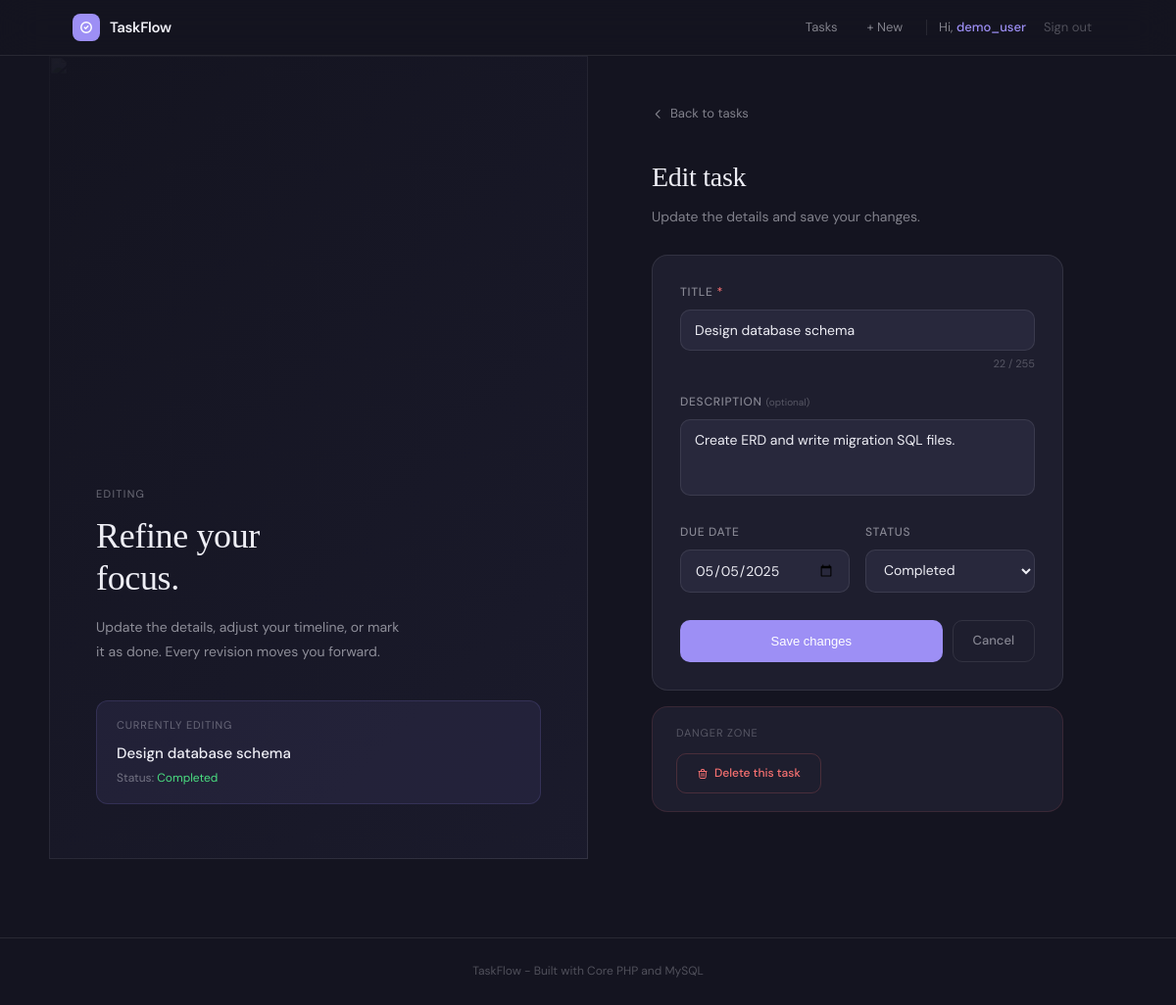
The app's page /tasks/edit?id=2 (signed in) with its own data.
### tables this page shows
CREATE TABLE tasks (
    id INT AUTO_INCREMENT PRIMARY KEY,
    user_id INT NOT NULL,                             
    title VARCHAR(255) NOT NULL,
    description TEXT,
    due_date DATE,
    status ENUM('pending', 'completed') DEFAULT 'pending',
    created_at TIMESTAMP DEFAULT CURRENT_TIMESTAMP,
    FOREIGN KEY (user_id) REFERENCES users(id) ON DELETE CASCADE
);

### controllers/TaskController.php (called while the page is built, shortened)
<?php
require_once __DIR__ . '/../models/Task.php';
require_once __DIR__ . '/../config/db.php';
class TaskController {
    private Task $taskModel;
    public function __construct() {
        $this->taskModel = new Task();
    }
    public function edit(): void {
        $id     = (int) ($_GET['id'] ?? 0);
        $userId = (int) $_SESSION['user_id'];
        $task = $this->taskModel->getById($id, $userId);
        [$success, $error] = $this->consumeFlash();
        $this->renderView('tasks/edit', [
            'task'      => $task,
            'errors'    => [],
            'success'   => $success,
            'error'     => $error,
            'pageTitle' => 'Edit Task',
        ]);
    }
    private function consumeFlash(): array {
        $success = $error = null;
        if (!empty($_SESSION['flash'])) {
            $flash = $_SESSION['flash'];
            if ($flash['type'] === 'success') $success = $flash['message'];
            else                              $error   = $flash['message'];
        }
        return [$success, $error];
    }
    private function renderView(string $view, array $data = []): void {
        extract($data);
        require __DIR__ . '/../views/' . $view . '.php';
        require __DIR__ . '/../views/layouts/main.php';
    }
}

### config/db.php (called while the page is built, shortened)
<?php
function getDB(): PDO {
    static $pdo = null;
    if ($pdo === null) {
        $dsn = "mysql:host=" . DB_HOST . ";dbname=" . DB_NAME . ";charset=" . DB_CHARSET;
        $options = [
            PDO::ATTR_ERRMODE            => PDO::ERRMODE_EXCEPTION,
            PDO::ATTR_DEFAULT_FETCH_MODE => PDO::FETCH_ASSOC,
            PDO::ATTR_EMULATE_PREPARES   => false,
        ];
        try {
            $pdo = new PDO($dsn, DB_USER, DB_PASS, $options);
        } catch (PDOException $e) {
            error_log('[DB ERROR] ' . $e->getMessage());
            die('Database connection failed. Please check config/db.php');
        }
    }
    return $pdo;
}

### models/Task.php (called while the page is built, shortened)
<?php
require_once __DIR__ . '/../config/db.php';
class Task {
    private PDO $db;
    public function __construct() {
        $this->db = getDB();
    }
    public function getById(int $id, int $userId): array|false {
        $stmt = $this->db->prepare('SELECT * FROM tasks WHERE id = :id AND user_id = :user_id LIMIT 1');
        $stmt->execute([':id' => $id, ':user_id' => $userId]);
        return $stmt->fetch();
    }
}

### views/tasks/edit.php (the view, shortened to what this page needs)
<div style="display:grid;grid-template-columns:1fr 1fr;min-height:calc(100vh - 56px);margin:-40px -24px;gap:0">
    <div style="position:relative;overflow:hidden;display:none" id="edit-panel">
        <img src="https://images.unsplash.com/photo-1455390582262-044cdead277a?auto=format&fit=crop&w=900&q=85"
             alt="" style="position:absolute;inset:0;width:100%;height:100%;object-fit:cover;opacity:.4">
        <div style="position:absolute;inset:0;background:linear-gradient(135deg,rgba(20,20,32,.92) 0%,rgba(30,30,50,.65) 100%)"></div>
        <div style="position:absolute;inset:0;display:flex;flex-direction:column;justify-content:flex-end;padding:56px 48px">
            <p style="font-size:11px;letter-spacing:.12em;text-transform:uppercase;color:rgba(238,238,245,.4);margin-bottom:12px">Editing</p>
            <h2 style="font-size:36px;font-weight:400;line-height:1.2;color:#EEEEF5">Refine your<br>focus.</h2>
            <p style="margin-top:16px;font-size:14px;color:rgba(238,238,245,.55);line-height:1.8;max-width:320px">Update the details, adjust your timeline, or mark it as done. Every revision moves you forward.</p>
            <div style="margin-top:36px;background:rgba(157,143,245,.08);border:1px solid rgba(157,143,245,.15);border-radius:12px;padding:16px 20px">
                <p style="font-size:11px;letter-spacing:.08em;text-transform:uppercase;color:rgba(238,238,245,.35);margin-bottom:8px">Currently editing</p>
                <p style="font-size:15px;font-weight:500;color:#EEEEF5;white-space:nowrap;overflow:hidden;text-overflow:ellipsis">
                    <?= htmlspecialchars($task['title'], ENT_QUOTES, 'UTF-8') ?>
                </p>
                <p style="font-size:12px;margin-top:4px;color:rgba(238,238,245,.4)">
                    Status: <span style="color:<?= $task['status']==='completed' ? 'var(--success)' : 'var(--warning)' ?>"><?= ucfirst($task['status']) ?></span>
                </p>
            </div>
        </div>
    </div>
    <div style="display:flex;align-items:center;justify-content:center;padding:48px 40px;overflow-y:auto">
        <div class="fade-up" style="width:100%;max-width:420px">
            <a href="/tasks" style="display:inline-flex;align-items:center;gap:6px;font-size:13px;color:var(--muted);text-decoration:none;margin-bottom:32px;transition:color .2s"
               onmouseover="this.style.color='var(--accent)'" onmouseout="this.style.color='var(--muted)'">
                <svg width="13" height="13" fill="none" viewBox="0 0 24 24" stroke="currentColor" stroke-width="2">
                    <path stroke-linecap="round" stroke-linejoin="round" d="M15 19l-7-7 7-7"/>
                </svg>
                Back to tasks
            </a>
            <div style="margin-bottom:28px">
                <h1 style="font-size:28px;color:var(--text)">Edit task</h1>
                <p style="font-size:14px;color:var(--muted);margin-top:6px">Update the details and save your changes.</p>
            </div>
            <div class="card" style="padding:28px;margin-bottom:16px">
                <form method="POST" action="/tasks/update" novalidate>
                    <div style="margin-bottom:20px">
                        <label style="display:block;font-size:12px;font-weight:500;letter-spacing:.06em;text-transform:uppercase;color:var(--muted);margin-bottom:8px" for="edit-title">
                            Title <span style="color:var(--danger)">*</span>
                        </label>
                        <input class="field" id="edit-title" type="text" name="title" required maxlength="255"
                               value="<?= htmlspecialchars($task['title'], ENT_QUOTES, 'UTF-8') ?>"
                               placeholder="What needs to be done?">
                        <p style="font-size:11px;color:var(--dim);text-align:right;margin-top:5px" id="edit-count">0 / 255</p>
                    </div>
                    <div style="margin-bottom:20px">
                        <label style="display:block;font-size:12px;font-weight:500;letter-spacing:.06em;text-transform:uppercase;color:var(--muted);margin-bottom:8px" for="edit-desc">
                            Description <span style="font-size:10px;font-weight:400;text-transform:none;letter-spacing:0;color:var(--dim)">(optional)</span>
                        </label>
                        <textarea class="field" id="edit-desc" name="description" rows="3"
                                  placeholder="Add notes or context..."><?= htmlspecialchars($task['description'] ?? '', ENT_QUOTES, 'UTF-8') ?></textarea>
                    </div>
                    <div style="display:grid;grid-template-columns:1fr 1fr;gap:16px;margin-bottom:28px">
                        <div>
                            <label style="display:block;font-size:12px;font-weight:500;letter-spacing:.06em;text-transform:uppercase;color:var(--muted);margin-bottom:8px" for="edit-due">
                                Due Date
                            </label>
                            <input class="field" id="edit-due" type="date" name="due_date"
                                   value="<?= htmlspecialchars($task['due_date'] ?? '', ENT_QUOTES, 'UTF-8') ?>">
                        </div>
                        <div>
                            <label style="display:block;font-size:12px;font-weight:500;letter-spacing:.06em;text-transform:uppercase;color:var(--muted);margin-bottom:8px" for="edit-status">
                                Status
                            </label>
                            <select class="field" id="edit-status" name="status">
                                <option value="completed" <?= $task['status']==='completed' ? 'selected' : '' ?>>Completed</option>
                            </select>
                        </div>
                    </div>
                    <div style="display:flex;gap:10px">
                        <button id="edit-submit" type="submit" class="btn btn-primary" style="flex:1;justify-content:center">Save changes</button>
                        <a href="/tasks" class="btn btn-ghost">Cancel</a>
                    </div>
                </form>
            </div>
            <div class="card" style="padding:18px 24px;border-color:rgba(248,113,113,.12)">
                <p style="font-size:11px;letter-spacing:.08em;text-transform:uppercase;color:var(--dim);margin-bottom:12px">Danger zone</p>
                <a href="/tasks/delete?id=<?= (int) $task['id'] ?>"
                   onclick="return confirm('Delete this task permanently?')"
                   class="btn btn-danger-ghost">
                    <svg width="12" height="12" fill="none" viewBox="0 0 24 24" stroke="currentColor" stroke-width="2">
                        <path stroke-linecap="round" stroke-linejoin="round" d="M19 7l-.867 12.142A2 2 0 0116.138 21H7.862a2 2 0 01-1.995-1.858L5 7m5 4v6m4-6v6m1-10V4a1 1 0 00-1-1h-4a1 1 0 00-1 1v3M4 7h16"/>
                    </svg>
                    Delete this task
                </a>
            </div>
        </div>
    </div>
</div>

### views/layouts/main.php (style rules this page uses)
*, *::before, *::after { box-sizing: border-box; margin: 0; padding: 0; }
:root { --bg: #141420; --surface: #1E1E2E; --raised: #28283C; --border: rgba(255,255,255,0.09); --border-h: rgba(157,143,245,0.40); --text: #EEEEF5; --muted: rgba(238,238,245,0.50); --dim: rgba(238,238,245,0.28); --accent: #9D8FF5; --accent-h: #8B7DE8; --success: #4ADE80; --warning: #FBBF24; --danger: #F87171; }
html { font-family: 'DM Sans', -apple-system, sans-serif; background: var(--bg); color: var(--text); min-height: 100vh; }
body { min-height: 100vh; line-height: 1.6; -webkit-font-smoothing: antialiased; }
h1, h2, h3 { font-family: 'Cormorant', Georgia, serif; font-weight: 400; letter-spacing: -.01em; }
.card { background: var(--surface); border: 1px solid var(--border); border-radius: 16px; }
.btn { display: inline-flex; align-items: center; gap: 6px; padding: 10px 20px; border-radius: 10px; font-size: 13px; font-weight: 500; cursor: pointer; border: none; transition: all .2s; text-decoration: none; }
.btn-primary { background: var(--accent); color: #fff; }
.btn-ghost { background: transparent; color: var(--muted); border: 1px solid var(--border); }
.btn-danger-ghost { background: transparent; color: var(--danger); border: 1px solid rgba(248,113,113,.2); font-size: 12px; }
.field { width: 100%; padding: 11px 14px; background: var(--raised); border: 1px solid var(--border); border-radius: 10px; color: var(--text); font-size: 14px; font-family: inherit; transition: border-color .2s, box-shadow .2s; }
.field::placeholder { color: var(--dim); }
select.field { cursor: pointer; }
select.field option { background: #1C1C21; }
textarea.field { resize: none; }
.fade-up { animation: fadeUp .4s ease both; }

### views/tasks/edit.php (style rules this page uses)
@media (min-width: 860px) { #edit-panel { display: block !important; } }

### records on screen
tasks: title "Design database schema", status "Completed", description "Create ERD and write migration SQL files.", due_date "05/05/2025"

### other values on screen
$username "demo_user"
